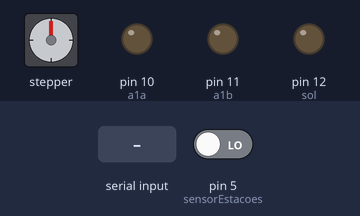
Simulated run of this sketch. Board: Arduino Uno, built with avr-gcc and run on an emulated ATmega328P. Shown: stepper motor, output pins drawn as LEDs (lit = HIGH). Inputs (shaded band) come from the test bench; at power-on: pin 5 (sensorEstacoes) LOW. Stepper angles assume 2048 steps per turn.

Above: at 1.2 s.
1.3 s: "E" received over the second serial link
At 3.07 s:
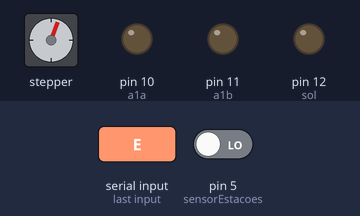
4.3 s: "S" received over the second serial link
At 6.03 s:
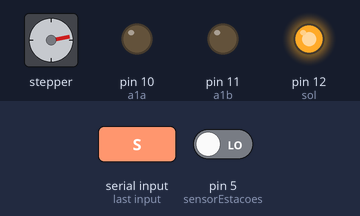
7.3 s: "L" received over the second serial link
At 8.75 s:
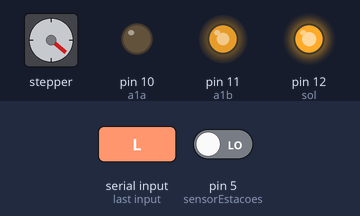
10.3 s: "P" received over the second serial link
At 11.8 s:
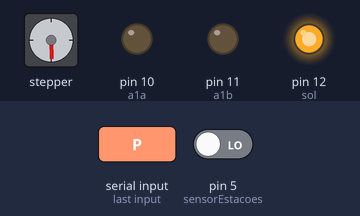
12.8 s: "A" received over the second serial link
At 14.44 s:
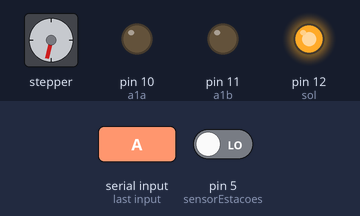
15.8 s: "F" received over the second serial link
At 17.39 s:
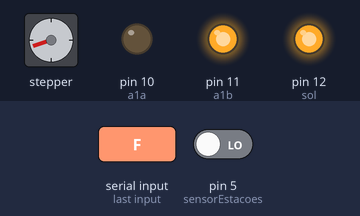
Timing chart, 0 to 22.1 s (numbered marks = the images above; inputs shaded):
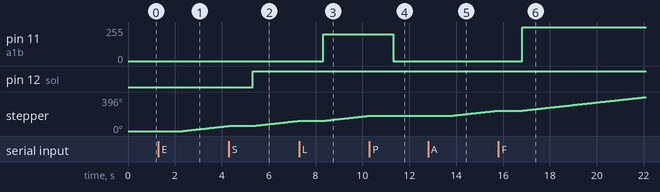

The sketch:

ArduinoMovimentosDaTerra.ino
```cpp
#include <SoftwareSerial.h>
#include <Stepper.h>

SoftwareSerial bluetooth(2,3);

#define sensorEstacoes 5
const int PASSOS_POR_VOLTA = 2048;
Stepper mp_translacao(PASSOS_POR_VOLTA, 6, 7, 8, 9);
#define a1a 10
#define a1b 11
#define sol 12
#define sensorFasesLua 13

int modo = 0; // 0 - standby, 1 - fases lua, 2 - estações com rotação terra
/*
1: s13 + motor rotação
2: s5 + motor rotação + motor translação
*/
bool solState = false;
String msg = "";
int pwm=200;
unsigned long partidaMotorIni;
bool partidaMotor = false;
int tempoPartida = 300; // ms

bool girarTerra = true;

bool iniciouSensorLua = false;
bool primeiraFaseLua = false;
bool leituraSensorLua = false;
bool sensorLuaAnterior = true;
unsigned long tempoIniLua;
unsigned long tempoSensorLua = 0;

bool iniciouSensorTranslacao = false;
bool primeiraEstacao = false;
bool leituraSensorTranslacao = false;
bool sensorTranslacaoAnterior = true;
unsigned long tempoIniTranslacao;


int modoRotacao = 0;
int modoTranslacao = 0;

void setup()
{
  Serial.begin(9600);
  pinMode(a1a, OUTPUT);
  pinMode(a1b, OUTPUT);

  int rpmTranslacao = 5;
  mp_translacao.setSpeed(rpmTranslacao); // leva 336 segundos volta completa, 1:24 por quarto de volta
  bluetooth.begin(9600);
  pinMode(sol,OUTPUT);
  pinMode(sensorFasesLua,INPUT);
  pinMode(sensorEstacoes,INPUT);
}

void pararMotores(){
  analogWrite(a1a,0);
  analogWrite(a1b,0);
  mp_translacao.step(0);
}

void LeituraSensorEstacoes(){
  leituraSensorTranslacao = digitalRead(sensorEstacoes);
  if (millis() - tempoIniTranslacao >= 1000 && iniciouSensorTranslacao){
    if (primeiraEstacao){
      if (!leituraSensorTranslacao) {
        iniciouSensorTranslacao = false;
        pararMotores();
      }
    } else if (millis() - tempoIniTranslacao >= 2000) {
      primeiraEstacao = true;
    }
  }

  if (leituraSensorTranslacao && sensorTranslacaoAnterior){ // apagou e estava aceso
    iniciouSensorTranslacao = true;
    tempoIniTranslacao = millis();
  } else if (!leituraSensorTranslacao && !sensorTranslacaoAnterior) { // acendeu e estava apagado
    iniciouSensorTranslacao = false;
  }
  sensorTranslacaoAnterior = !leituraSensorTranslacao;
}

void loop()
{
  if (modo == 0) {
    pararMotores();
    modoRotacao = 0;
    modoTranslacao = 0;
  } else {
    LeituraSensorEstacoes();
    if (modoRotacao == 1) {
      analogWrite(a1a,0);
      analogWrite(a1b,pwm);
    } else if (modoRotacao == 2) {
      analogWrite(a1a,0);
      analogWrite(a1b,255);
    } else {
      analogWrite(a1a,0);
      analogWrite(a1b,0);
    }
    if (modoTranslacao == 1) {
      mp_translacao.step(PASSOS_POR_VOLTA/360);
    } else if (modoTranslacao == 2) {
      mp_translacao.step(PASSOS_POR_VOLTA/180);
    } else {
      mp_translacao.step(0);
    }
  }

  if (bluetooth.available()  > 0){
    msg = bluetooth.readString();

    if (msg == "S"){ // sol
      solState = !solState;
      digitalWrite(sol,solState);
    }
    if (msg == "P"){ // parado
      modo = 0;
      pararMotores();
    }
    if (msg == "L"){ // lua
      modo = 1;
      if (modoRotacao != 1){
        modoRotacao = 1;
      } else {
        modoRotacao = 0;
      }
    }
    if (msg == "E"){ // estações
      modo = 2;
      if (modoTranslacao != 1){
        modoTranslacao = 1;
      } else {
        modoTranslacao = 0;
      }
    }
    if (msg == "F"){ // lua rapido
      modo = 1;
      if (modoRotacao != 2){
        modoRotacao = 2;
      } else {
        modoRotacao = 0;
      }
    }
    if (msg == "A"){ // estações rapido
      modo = 2;
      if (modoTranslacao != 2){
        modoTranslacao = 2;
      } else {
        modoTranslacao = 0;
      }
    }
  }
}
```

Measured:
- after the input at 1.3 s, stepper: keeps turning clockwise at about 30°/s, starting after 1.0 s
- after the input at 4.3 s, pin 12 (sol): LOW → HIGH after 1.0 s
- after the input at 7.3 s, pin 11 (a1b): 0/255 → 200/255 after 1.0 s
- after the input at 10.3 s, pin 11 (a1b): 200/255 → 0/255 after 1.0 s; stepper: stops changing and stays 178°
- after the input at 12.8 s, stepper: keeps turning clockwise at about 30°/s, starting after 1.0 s
- after the input at 15.8 s, pin 11 (a1b): 0/255 → 255/255 after 1.0 s
